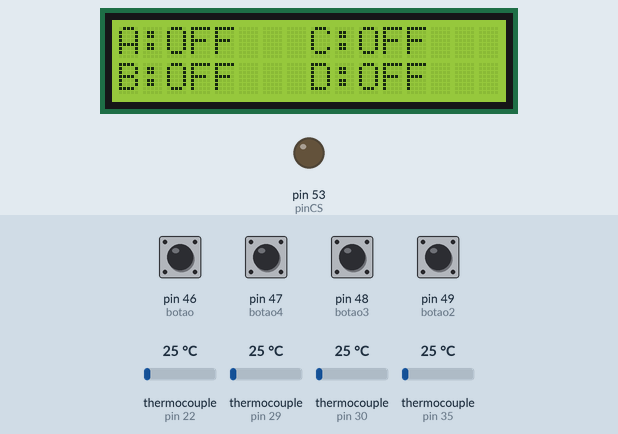
Recording of a sketch running on a simulated Arduino Mega 2560, built with avr-gcc and run on an emulated ATmega2560. Shown: 16×2 character LCD, output pins drawn as LEDs (lit = HIGH). The test bench sets the inputs (shaded band); at power-on: pin 46 (botao), pin 47 (botao4), pin 48 (botao3), pin 49 (botao2) LOW, thermocouple (sensors on pin 22, pin 29, pin 30, pin 35) 25 °C. Storage starts empty; what the sketch prints to the serial monitor is not drawn.

Above: at 1.2 s.
1.3 s: pin 48 (botao3) pulled HIGH for 0.2 s
At 2.6 s:
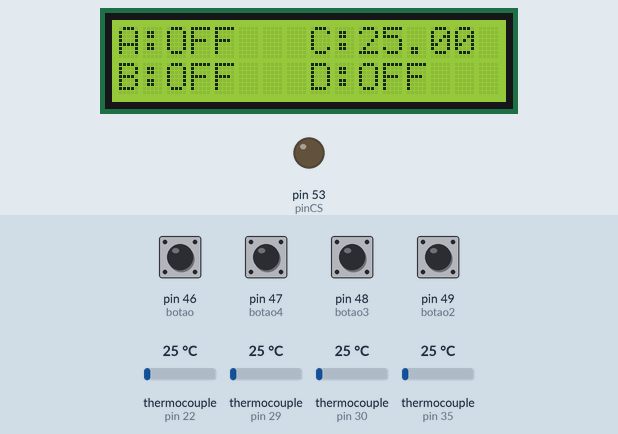
3.0 s: pin 46 (botao) pulled HIGH for 0.2 s
At 3.8 s:
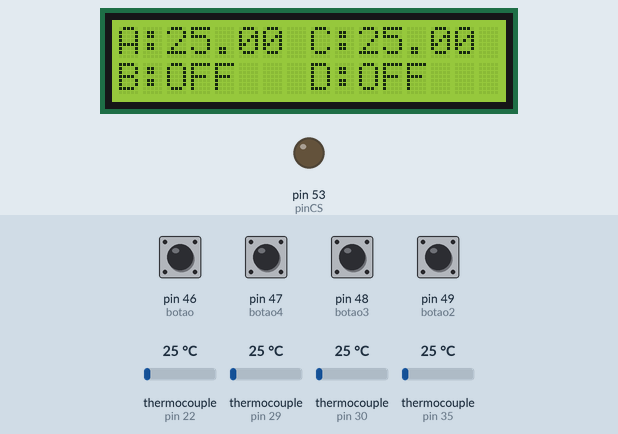
4.7 s: pin 47 (botao4) pulled HIGH for 0.2 s
At 5.7 s:
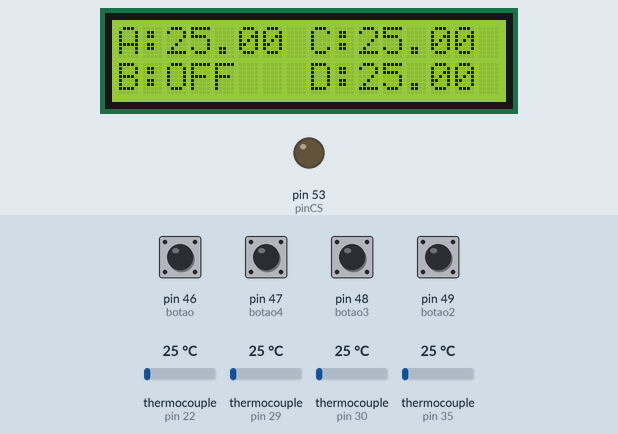
6.4 s: pin 49 (botao2) pulled HIGH for 0.2 s
At 7.7 s:
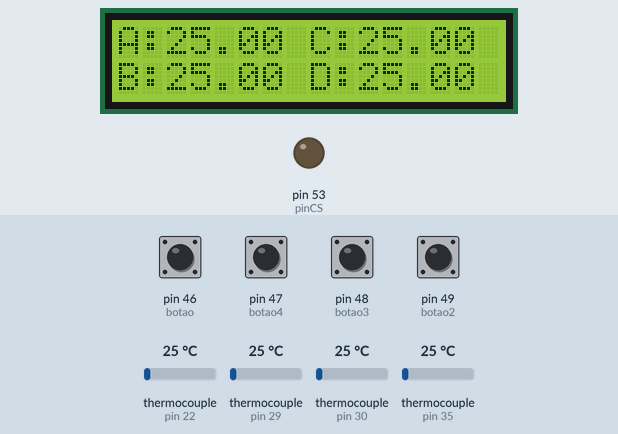
8.1 s: pin 46 (botao) pulled HIGH for 1 s
At 9.2 s:
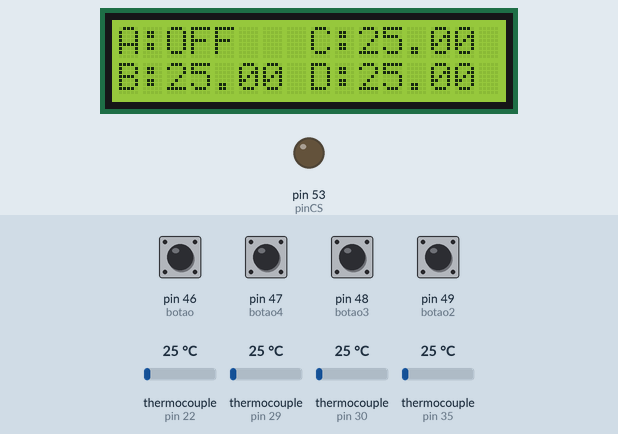
10.6 s: pin 47 (botao4) pulled HIGH for 1 s
At 11.8 s:
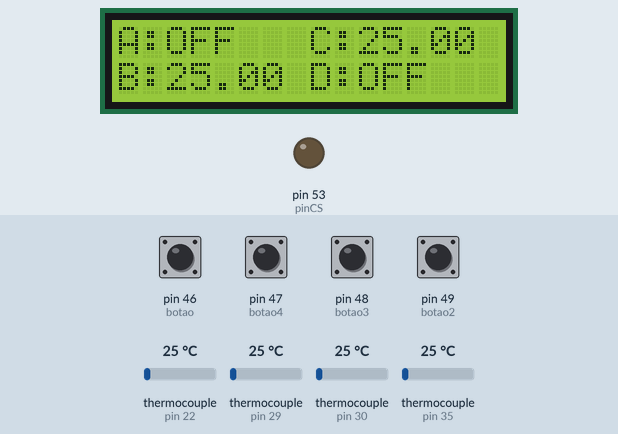
Timing chart, 0 to 13.6 s (numbered marks = the images above; inputs shaded):
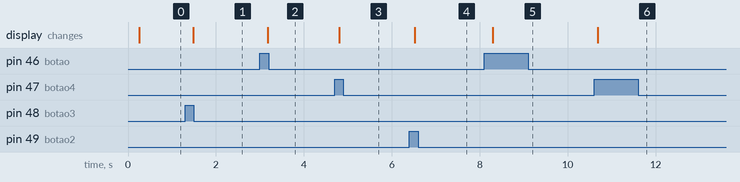

The sketch:

thermocouples_ard.ino
```cpp
/***************************************************************************
Criador: Gabriel Espinola
Email: g97santos@gmail.com
****************************************************************************/
/***************************************************************************

****************************************************************************/
#include <LiquidCrystal.h>
#include "max6675.h"
#include <SD.h>
#include <SPI.h>

                                                                                      /*Configurações de */// pino SD e Arquivo de dados SD
File dadosT1;
File dadosT2;
File dadosT3;
File dadosT4;
int pinCS = 53;                                                                         // PINO DO ARDUINO MEGA
                                                                                      /*-------------------------------------*/
                                                                                        /* TIMER*/
float Te=0;                                                                             // tempo salvo no SD
//unsigned long timer=0;
float Te2=0;                                                                            // tempo salvo no SD
//unsigned long timer2=0;
float Te3=0;                                                                             // tempo salvo no SD
//unsigned long timer=0;
float Te4=0;                                                                            // tempo salvo no SD
//unsigned long timer2=0;                                                               //Armazena os segundos transcorridos e inicia no 0

unsigned long t1=0;
unsigned long t2=0;
unsigned long t3=0;
unsigned long t4=0;
unsigned long t5=0;
unsigned long t6=0;
unsigned long t7=0;
unsigned long t8=0;

//Botao1                                                                                /*Configurações do  */// Botao START
const int botao=46;
int var=0;                                                                              // valor instantaneo enviado pelo botão
int var2=0;                                                                             // valor guardado
int estado=0;
//Botao2
const int botao2=49;
int var3=0;
int var4=0;
int estado2=0;                                                                          /*-------------------------------------*/
//Botao3
const int botao3=48;
int var5=0;
int var6=0;
int estado3 =0;
//Botao4
const int botao4=47;
int var7=0;
int var8=0;
int estado4 =0;

                                                                                        /*Configurações dos Pinos para o  */ //Módulo de Temperatura
//Termopar 1
int ktcSO=34;
int ktcCS=35;
int ktcCLK=33;
MAX6675 ktc(ktcCLK, ktcCS, ktcSO);
//Termopar 2
int ktcSO2=27;
int ktcCS2=29;
int ktcCLK2=31;
MAX6675 ktc2(ktcCLK2, ktcCS2, ktcSO2);
//Termopar 3
int ktcSO3=28;
int ktcCS3=30;
int ktcCLK3=32;
MAX6675 ktc3(ktcCLK3, ktcCS3, ktcSO3);
//Termopar 4
int ktcSO4=24;
int ktcCS4=22;
int ktcCLK4=26;
MAX6675 ktc4(ktcCLK4, ktcCS4, ktcSO4);

LiquidCrystal lcd(12, 11, 5, 4, 3, 2);
                                                                                        /*-------------------------------------*/
void setup() {
Serial.begin(9600);                                                                                        /*Inicialização do*/// Botao START
pinMode(botao, INPUT);
pinMode(botao2, INPUT);
pinMode(botao3, INPUT);
pinMode(botao4, INPUT);                                                                 /*-------------------------------------*/
                                                                                        /*Configurações para o*/// LCD
lcd.begin(16, 2);
                                                                                        /*-------------------------------------*/
int ligasd=0;                                                                           /*Inicialização do*///  SD
pinMode(pinCS, OUTPUT);

if (SD.begin())                                                                         //Reconhecimento do cartao
  {
    ligasd=1;
  } else
  {
    lcd.print("SD not found");
    delay(5000);
    lcd.clear();
    return;
  }
                                                                                        /*-------------------------------------*/                                                                                       /*-------------------------------------*/
}

void loop() {
                                                                                        /*Inicialização do*///  COMANDO DO BOTAO LIGA/DELISG
delay(170);
var = digitalRead(botao);

if (var && !var2)
    {
        var2 = 1;
        estado = 1 - estado;
        lcd.setCursor(3,0);
        lcd.print("     ");
        //timer=0;
        t1 = millis();
        Te=0;
    }
else if (!var){
    var2 = 0;
    }

if (estado == 0)
    {
    lcd.setCursor(0,0);
    lcd.print("A:OFF");
    }
    else
    {

    t2 = millis();
    Te = t2 - t1;
    Te = (Te/1000);
    dadosT1 = SD.open("Dados1.csv", FILE_WRITE);
    String dataString1 = String(Te) + ", " + ktc.readCelsius() ;

    lcd.setCursor(0,0);
    lcd.print("A:");

    if (dadosT1)
       {
       dadosT1.println(dataString1);
       dadosT1.close();
       }


    lcd.setCursor(2,0);
    lcd.print(ktc.readCelsius());
    }
//________________________________________________________________________________________________________________________________________

var3 = digitalRead(botao2);

if (var3 && !var4)
    {
        var4 = 1;
        estado2 = 1 - estado2;
        lcd.setCursor(3,1);
        lcd.print("     ");
        //timer=0;
        t3 = millis();
        Te2=0;
    }
else if (!var3){
    var4 = 0;
}

if (estado2 == 0)
    {
    lcd.setCursor(0,1);
    lcd.print("B:OFF");
    }
    else
    {
    t4 = millis();
    Te2 = t4 - t3;
    Te2 = Te2/1000;

    lcd.setCursor(0,1);
    lcd.print("B:");

    dadosT2 = SD.open("Dados2.csv", FILE_WRITE);
    String dataString2 = String(Te2) + ", " + ktc2.readCelsius() ;

    if (dadosT2)
       {
       dadosT2.println(dataString2);
       dadosT2.close();
       }

    lcd.setCursor(2,1);
    lcd.print(ktc2.readCelsius());
    }


//________________________________________________________________________________________________________________________________________

var5 = digitalRead(botao3);

if (var5 && !var6)
    {
        var6 = 1;
        estado3 = 1 - estado3;
        lcd.setCursor(8,0);
        lcd.print("                ");
        //timer=0;
        t5 = millis();

        Te3=0;
    }
else if (!var5){
    var6 = 0;
}


if (estado3 == 0)
    {
    lcd.setCursor(8,0);
    lcd.print("C:OFF");
    }
    else
    {


    t6 = millis();
     Serial.println(t6);
     Serial.println(t5);
    Te3 = t6 - t5;
    Te3 = Te3/1000;
    lcd.setCursor(8,0);
    lcd.print("C:");

    dadosT3 = SD.open("Dados3.csv", FILE_WRITE);
    String dataString3 = String(Te3) + ", " + ktc3.readCelsius() ;

    lcd.setCursor(10,0);
    lcd.print(ktc3.readCelsius());
    Serial.println(dataString3);
    if (dadosT3)
       {
       dadosT3.println(dataString3);
       dadosT3.close();
       }
       {
        }
    }
    //________________________________________________________________________________________________________________________________________

var7 = digitalRead(botao4);

if (var7 && !var8)
    {
        var8 = 1;
        estado4 = 1 - estado4;
        lcd.setCursor(8,1);
        lcd.print("            ");
        //timer=0;
        t7 = millis();
        Te4=0;
    }
else if (!var7){
    var8 = 0;
    }


if (estado4 == 0)
    {
    lcd.setCursor(8,1);
    lcd.print("D:OFF");
    }
    else
    {
    t8 = millis();
    Te4 = t8 - t7;
    Te4 = Te4/1000;

    lcd.setCursor(8,1);
    lcd.print("D:");

    dadosT4 = SD.open("Dados4.csv", FILE_WRITE);
    String dataString4 = String(Te4) + ", " + ktc4.readCelsius() ;

    if (dadosT4)
       {
       dadosT4.println(dataString4);
       dadosT4.close();
       }

    lcd.setCursor(10,1);
    lcd.print(ktc4.readCelsius());

    }


}
```

Measured:
- after the input at 1.3 s, the display: changes after 0.18 s (image 1)
- after the input at 3.0 s, the display: changes after 0.18 s (image 2)
- after the input at 4.7 s, the display: changes after 0.10 s (image 3)
- after the input at 6.4 s, the display: changes after 0.13 s (image 4)
- after the input at 8.1 s, the display: changes after 0.19 s (image 5)
- after the input at 10.6 s, the display: changes after 0.08 s (image 6)
